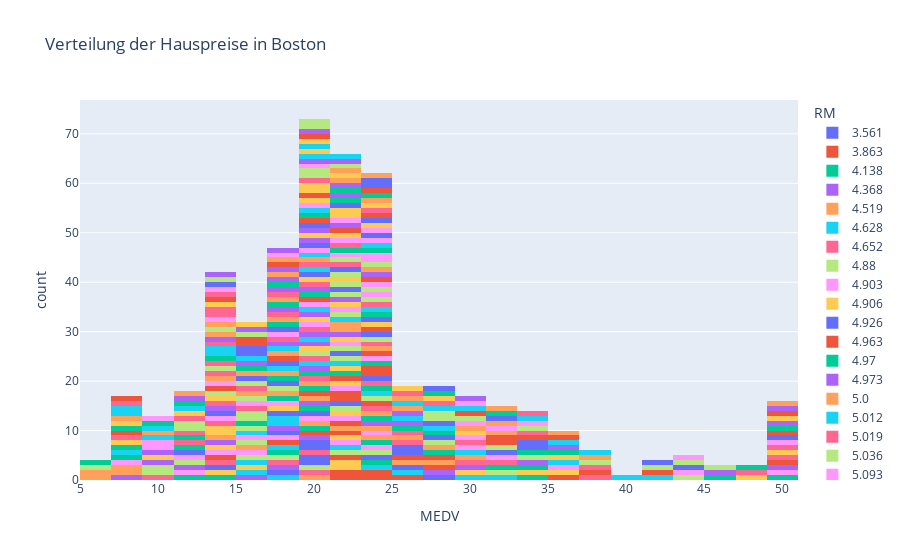

Here is the notebook cell this chart was saved with:
### Code cell
import plotly.express as px

# Erstellen des Histogramms
fig = px.histogram(df.sort_values(by='RM'), x='MEDV', nbins=30, color='RM',
                   title='Verteilung der Hauspreise in Boston')

fig.show()
